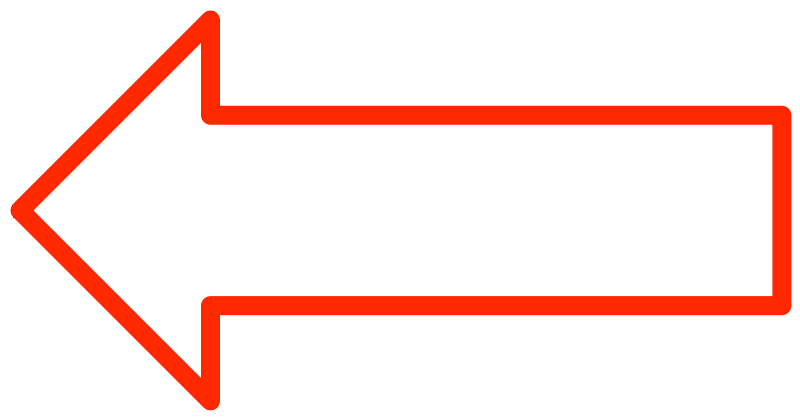
#> input picture data/line1.png, 800 x 419 px
$ python '006_直线检测.py'
#> lines starting #> are read from the running program, lines starting #| are printed output that depends on the picture; after the words box and inside, x2 and y2 are one past the last pixel; in counts of white or black regions, pixels touching at a corner belong together
# coding:utf8

import cv2
import numpy as np


# 读入图像
img = cv2.imread("../data/line1.png")
#> img is the input picture: shape (419, 800, 3); mean B, G, R 225.4, 230.1, 255
# 转为灰度图像
gray = cv2.cvtColor(img, cv2.COLOR_BGR2GRAY)
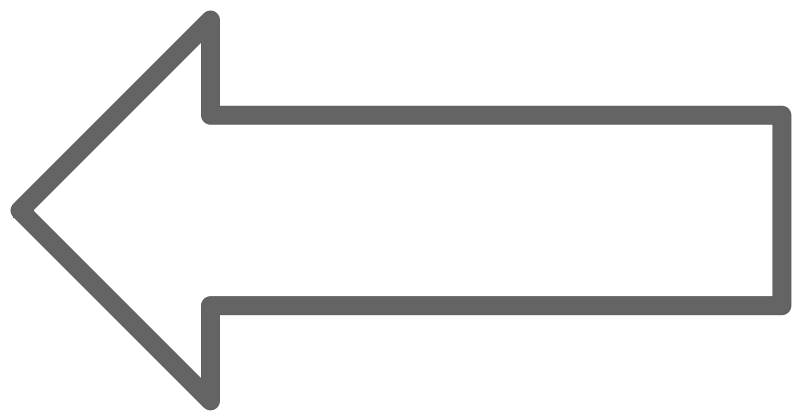
#> gray: shape (419, 800); min 93, max 255, mean 237
# Canny边缘检测
edges = cv2.Canny(gray, 50, 100)
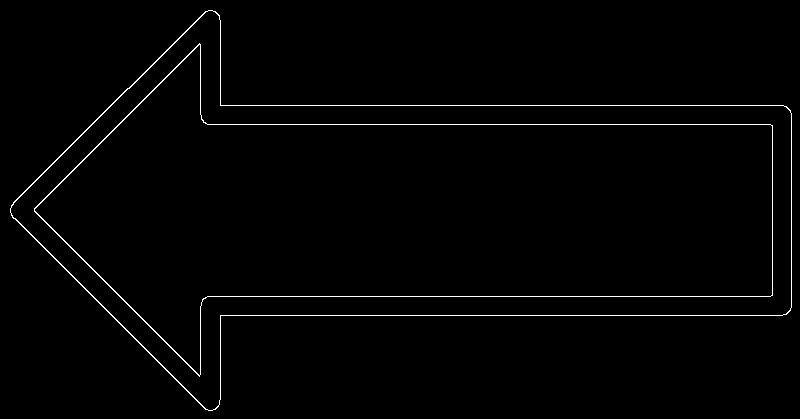
#> edges: shape (419, 800); 1.3% white in thin lines or dots
"""
canny边缘检测：
有五个步骤：
        1 高斯滤波器降噪
        2 计算梯度
        3 边缘上使用非最大抑制 nms
        4 边缘上使用双阈值去除假阳性
        5 分析所有边缘连接 消除不明显的边缘
"""

minLineLength = 20
maxLineGap = 5
lines = cv2.HoughLinesP(edges, 1, np.pi/180, 100, minLineLength, maxLineGap)
#> lines = 15 rows, first 6: [220, 315, 782, 315], [207, 296, 770, 296], [220, 105, 783, 105], [207, 124, 770, 124], [11, 215, 205, 409], [11, 205, 205, 11]
"""
cv2.HoughLinesP
    作用：标准霍夫线变换， 找到图像中的所有直线
    参数：
        1 二值图
        2 半径精度
        3 角度精度
        4 最短检测长度
        5 允许的最大缺口
    返回：
        一个列表，每一项是一个四元组，分别是直线两个端点的坐标
"""
for line in lines:
    for x1, y1, x2, y2 in line:
        # 在图片上画直线
        cv2.line(img, (x1, y1), (x2, y2), (0, 255, 0), 2)
#> this loop made 15 passes
#> line on passes 1 to 12: [[220, 315, 782, 315]], [[207, 296, 770, 296]], [[220, 105, 783, 105]], [[207, 124, 770, 124]], [[11, 215, 205, 409]], [[11, 205, 205, 11]], [[791, 307, 791, 113]], [[34, 211, 199, 376]], [[34, 208, 199, 43]], [[34, 210, 199, 375]], [[772, 295, 772, 125]], [[34, 209, 199, 44]]
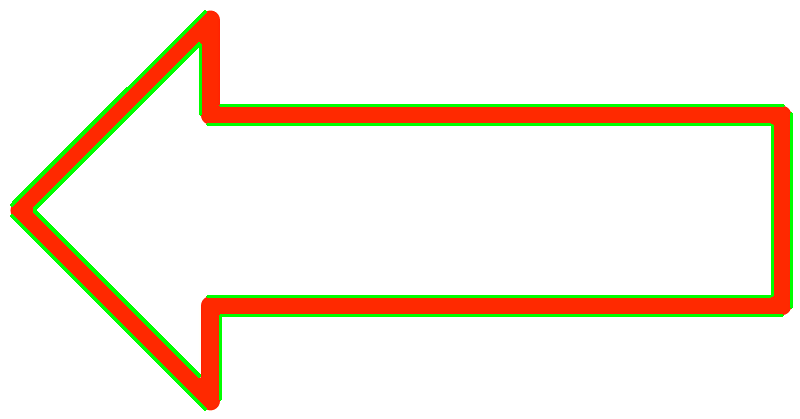
#> img: shape (419, 800, 3); 3.7% of pixels changed, all inside (x1, y1, x2, y2) = (10, 10, 793, 411)

cv2.imshow("edges", edges)
cv2.imshow("lines", img)
cv2.waitKey()
cv2.destroyAllWindows()

$ run again, with data/chess1.jpg saved as data/line1.png
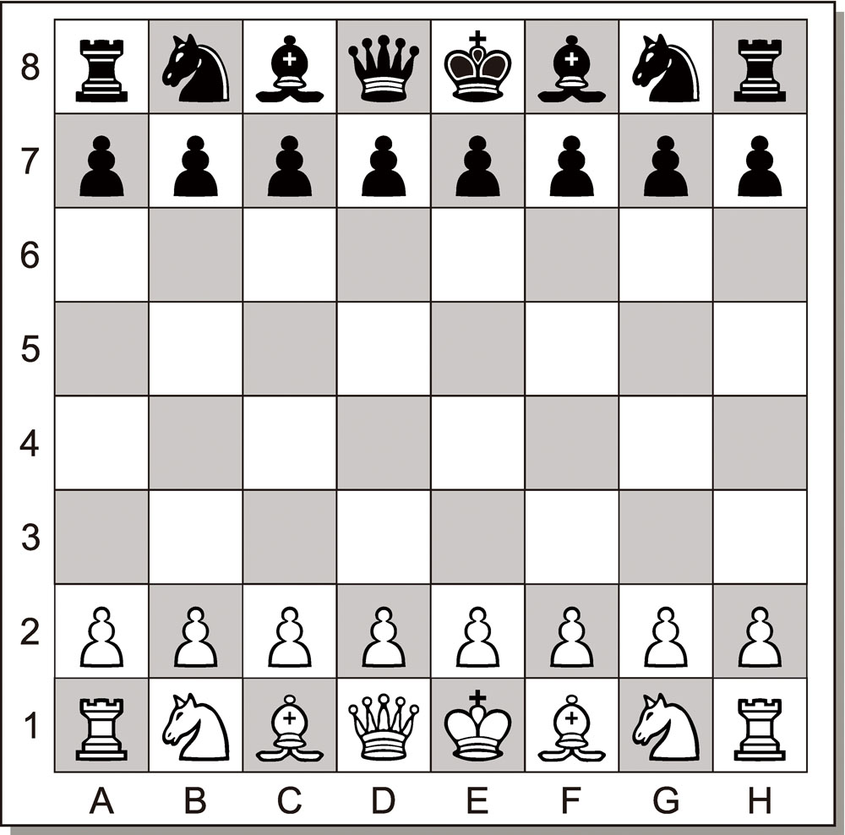
#> input picture data/chess1.jpg, 845 x 835 px, shrunk from 1000 x 988 before the run
#> img is the input picture: shape (835, 845, 3); mean B, G, R 205.3, 206.1, 208
#> `edges = cv2.Canny(gray, 50, 100)`:
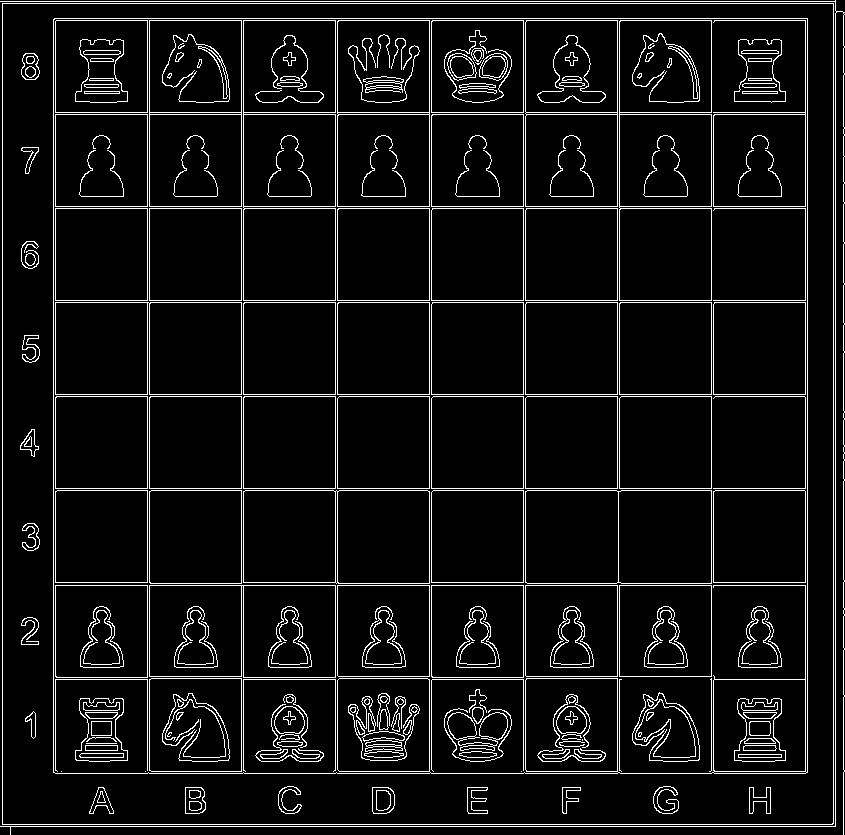
#> edges: shape (835, 845); 7.2% white in thin lines or dots
#> lines = 282 rows, first 6: [843, 444, 843, 420], [2, 824, 2, 3], [805, 394, 805, 302], [526, 114, 617, 114], [0, 1, 835, 1], [833, 823, 833, 3]
#> the loop `for line in lines:` made 282 passes
#> after the loop `for line in lines:`:
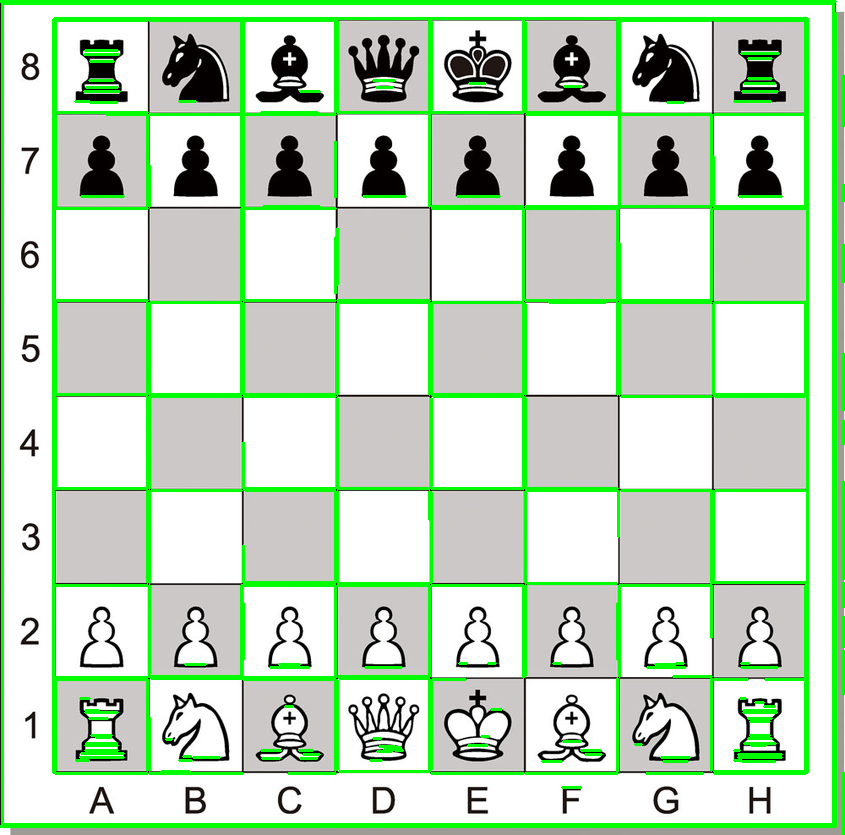
#> img: shape (835, 845, 3); 9.68% of pixels changed, all inside (x1, y1, x2, y2) = (0, 0, 845, 835)
